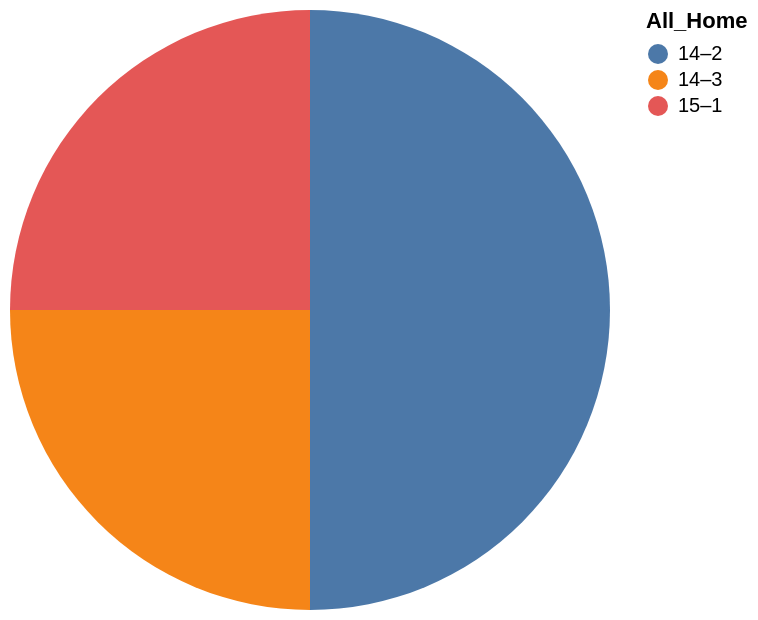

The specification (Vega-Lite) saved for this image:
### Vega-Lite specification from a JSON file in a GitHub repository (floating-point values rounded to 4 significant figures)
{"data": {"values": [{"x_data": "14–2", "y_data": 2}, {"x_data": "14–3", "y_data": 1}, {"x_data": "15–1", "y_data": 1}]}, "mark": "arc", "encoding": {"theta": {"field": "y_data", "type": "quantitative", "title": "COUNT(All_Home)"}, "color": {"field": "x_data", "type": "nominal", "title": "All_Home"}}}
